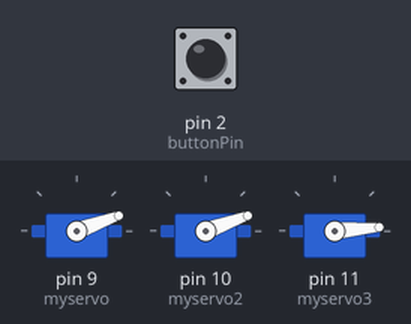
Simulated run of this sketch. Board: Arduino Uno, built with avr-gcc and run on an emulated ATmega328P. Shown: 3 × servo. Inputs (shaded band) come from the test bench; at power-on: pin 2 (buttonPin) HIGH.

Above: at 1.2 s.
1.3 s: pin 2 (buttonPin) pulled LOW for 0.15 s
At 2.07 s:
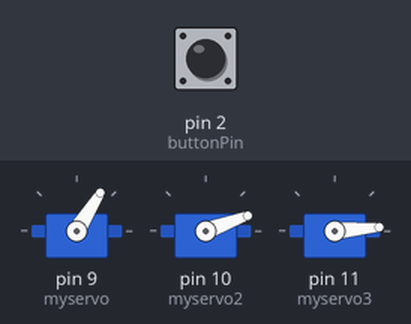
At 3.05 s:
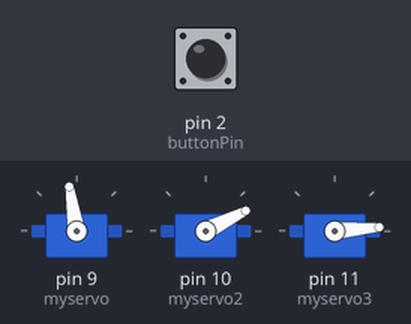
4.3 s: pin 2 (buttonPin) pulled LOW for 3.2 s
At 4.66 s:
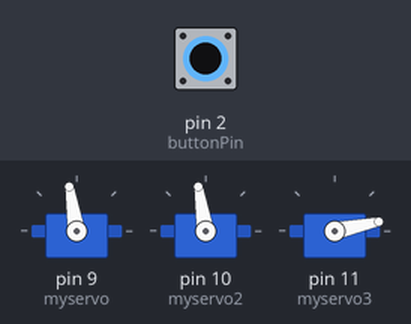
12.0 s: pin 2 (buttonPin) pulled LOW for 1 s
15.0 s: pin 2 (buttonPin) pulled LOW for 3.2 s
Timing chart, 0 to 20.8 s (numbered marks = the images above; inputs shaded):
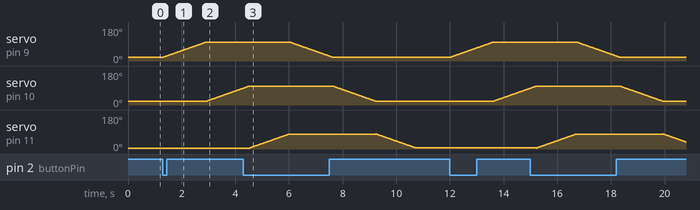

Measured:
- after the input at 1.3 s, servo on pin 9 (myservo): moves from 20° to 99° over 1.6 s, starting at once; servo on pin 10 (myservo2): moves from 20° to 89° over 1.4 s, starting after 1.6 s
- by itself, servo on pin 11 (myservo3): rises from 5° to 80° in 4.7 s, then falls to 6° in 1.5 s

The sketch:

weddingDressFinal.ino
```cpp
#include <Servo.h>

Servo myservo;
Servo myservo2;
Servo myservo3;

const int buttonPin = 2;
const int buttonPin2 = 3;

int switchValue = HIGH;

int lastSwitch = HIGH;

//int bloomState = HIGH;
//int lastBloomState = HIGH;
//int buttonState;
//int lastButtonState = LOW;
//
//long lastDebounceTime = 0;
//long debounceDelay = 100;

void setup()
{
  myservo.attach(9);  // attaches t   he servo on pin 9 to the servo object
  myservo2.attach(10);
  myservo3.attach(11);

  pinMode(buttonPin, INPUT);
  pinMode(buttonPin2, INPUT);
  digitalWrite(buttonPin, HIGH);

  myservo.write(20);
  myservo2.write(20);
  myservo3.write(5);
}


void loop()
{
//  int reading = digitalRead(buttonPin);
//
//  // check to see if you just pressed the button
//  // (i.e. the input went from LOW to HIGH),  and you've waited
//  // long enough since the last press to ignore any noise:
//
//  // If the switch changed, due to noise or pressing:
//  if (reading != lastButtonState) {
//    // reset the debouncing timer
//    lastDebounceTime = millis();
//  }
//
//  if ((millis() - lastDebounceTime) > debounceDelay) {
//    // whatever the reading is at, it's been there for longer
//    // than the debounce delay, so take it as the actual current state:
//
//    // if the button state has changed:
//    if (reading != buttonState) {
//      buttonState = reading;
//
//
//      // only toggle the LED if the new button state is HIGH
//      if (buttonState == HIGH) {
//        bloomState = !bloomState;
//      }
//    }
//  }
//
//  // set the LED:
//      if (bloomState == HIGH && lastBloomState == LOW) {
//        lastBloomState = HIGH;
//        bloom();
//      }
//
//      if (bloomState == LOW && lastBloomState == HIGH) {
//        lastBloomState = LOW;
//        unbloom();
//      }
//
//
//  // save the reading.  Next time through the loop,
//  // it'll be the lastButtonState:
//  lastButtonState = reading;

  switchValue = digitalRead(buttonPin);

  if (switchValue == LOW && lastSwitch != 0) {
    lastSwitch = 0;
    bloom();
  }

  switchValue = digitalRead(buttonPin);

  if (switchValue == LOW && lastSwitch != 1) {
    lastSwitch = 1;
    unbloom();
  }
}

void bloom() {
        for(int pos = 20; pos < 100; pos++)  // goes from 0 degrees to 180 degrees
        {                                  // in steps of 1 degree
          myservo.write(pos);              // tell servo to go to position in variable 'pos'
          delay(20);                       // waits 15ms for the servo to reach the position
        }
//        delay(500);
        for(int pos = 20; pos < 100; pos++)  // goes from 0 degrees to 180 degrees
        {                                  // in steps of 1 degree
          myservo2.write(pos);              // tell servo to go to position in variable 'pos'
          delay(20);                       // waits 15ms for the servo to reach the position
        }
//        delay(500);
        for(int pos = 5; pos < 80; pos++)  // goes from 0 degrees to 180 degrees
        {                                  // in steps of 1 degree
          myservo3.write(pos);              // tell servo to go to position in variable 'pos'
          delay(20);                       // waits 15ms for the servo to reach the position
        }
//        delay(500);
}

void unbloom() {
        for(int pos = 100; pos > 20; pos--)  // goes from 0 degrees to 180 degrees
        {                                  // in steps of 1 degree
          myservo.write(pos);              // tell servo to go to position in variable 'pos'
          delay(20);                       // waits 15ms for the servo to reach the position
        }
//        delay(500);
        for(int pos = 100; pos > 20; pos--)  // goes from 0 degrees to 180 degrees
        {                                  // in steps of 1 degree
          myservo2.write(pos);              // tell servo to go to position in variable 'pos'
          delay(20);                       // waits 15ms for the servo to reach the position
        }
//        delay(500);
        for(int pos = 80; pos > 5; pos--)  // goes from 0 degrees to 180 degrees
        {                                  // in steps of 1 degree
          myservo3.write(pos);              // tell servo to go to position in variable 'pos'
          delay(20);                       // waits 15ms for the servo to reach the position
        }
//        delay(500);
}
```
